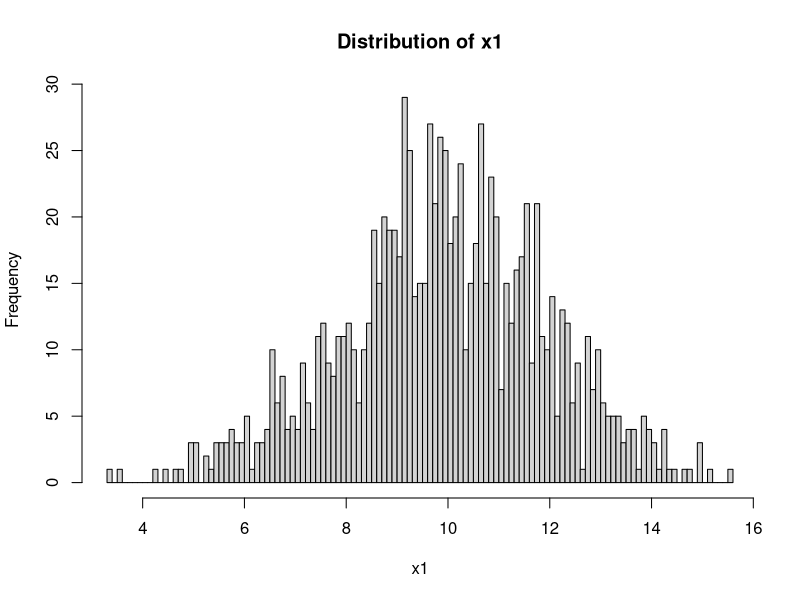
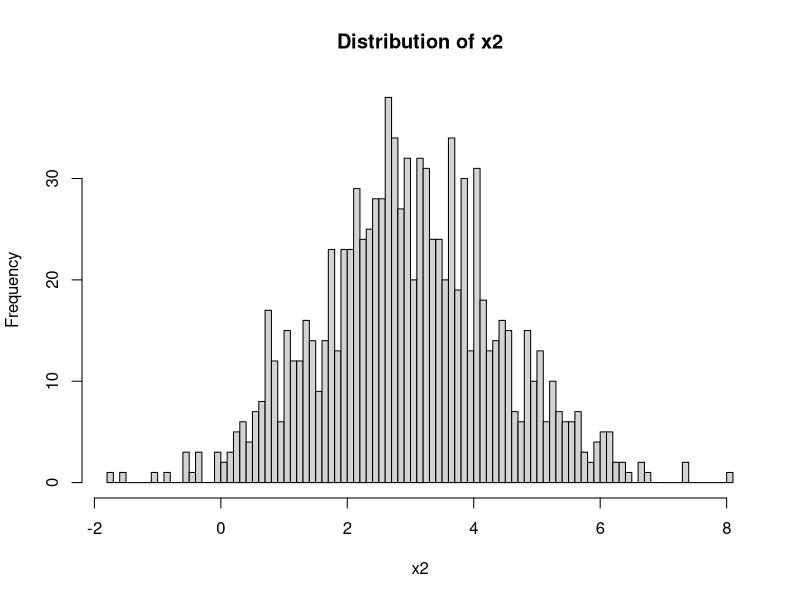
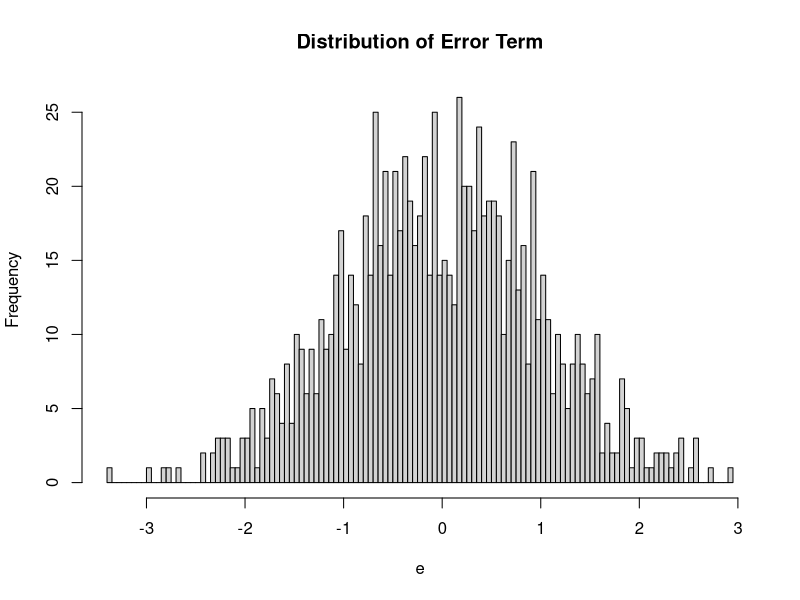
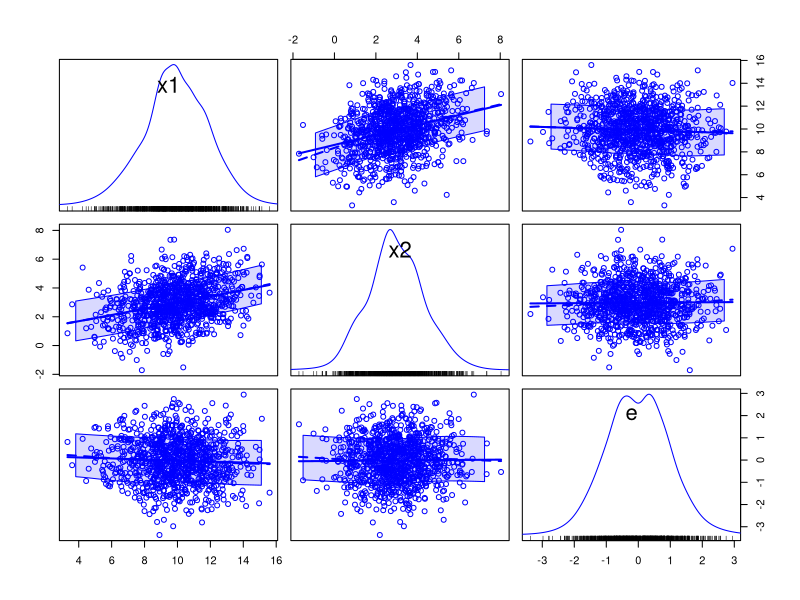
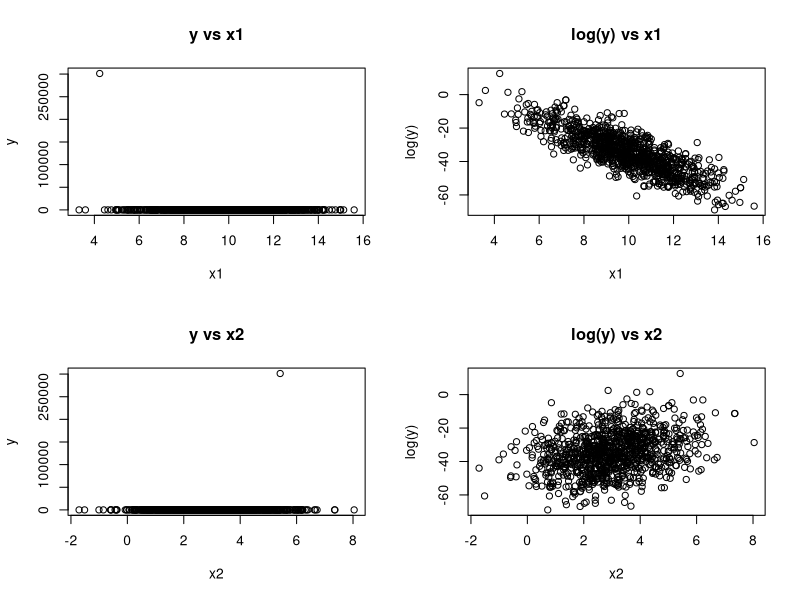
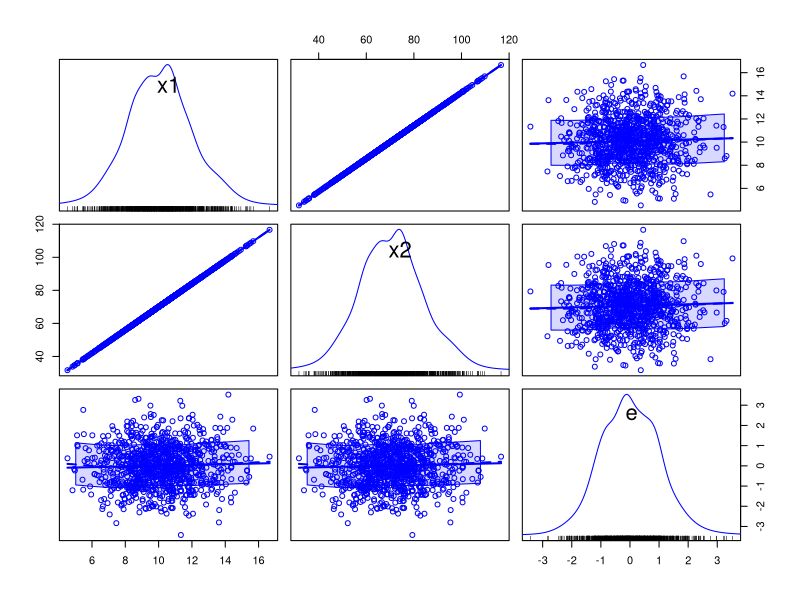
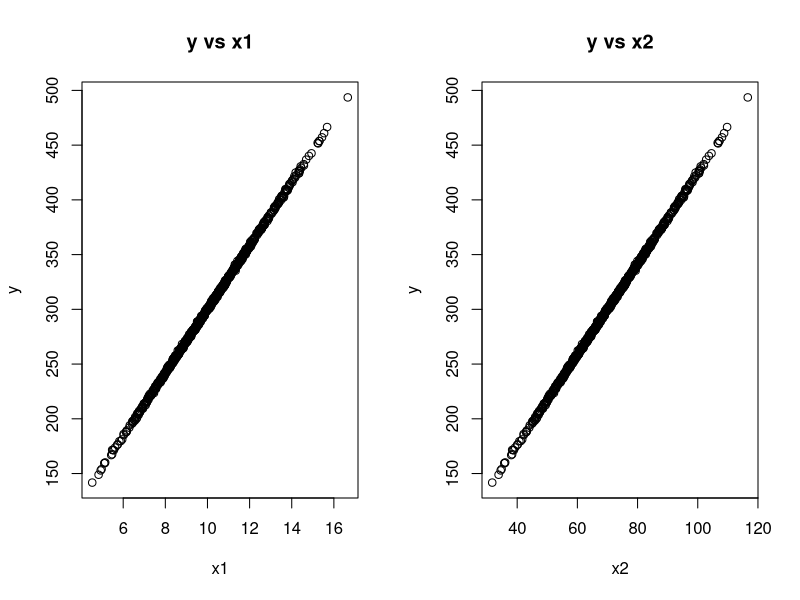
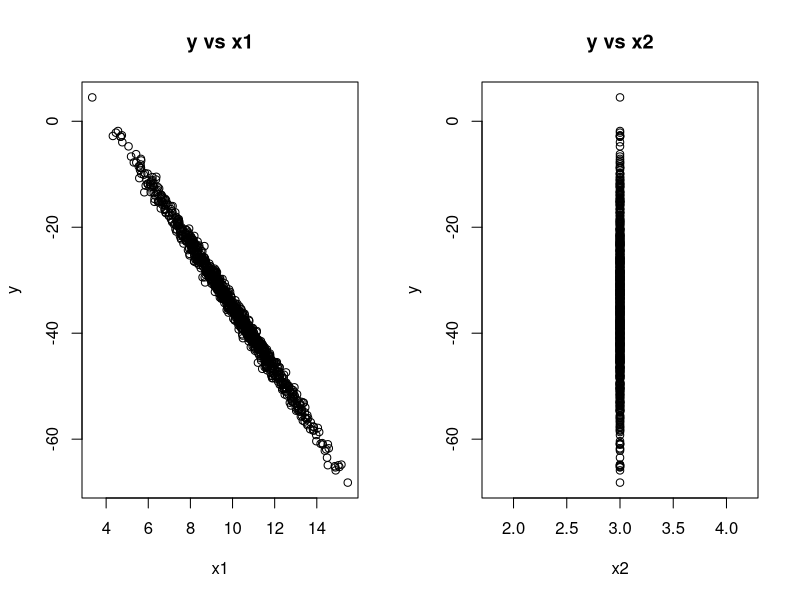

The R script that drew these images, in order:
## ---- chunk 1
knitr::opts_chunk$set(echo = TRUE)
## ---- chunk 2
# Set working directory (adjust path as needed)
# setwd("C:/Users/gilbe/Dropbox/Econometrics/TimeSeriesCourse") 

# Load required packages
library(MASS)
library(car)
## ---- chunk 3
# Set seed for reproducibility
set.seed(826)

# Create covariance matrix of x1, x2, and e 
covariance_matrix <- matrix(c(4,1,0,1,2,0,0,0,1), 3, 3)
covariance_matrix       
# Notice: e does not covary with x1 or x2 (assumption 5) 
# Also x1 and x2 can covary, but not perfectly (assumption 2)

# Define mean vector for x1, x2, and e
mean_vector <- c(10, 3, 0)

# Generate multivariate normal data
simulated_data <- mvrnorm(n=1000, mu=mean_vector, Sigma=covariance_matrix)

# Assign column names
colnames(simulated_data) <- c("x1", "x2", "e")

# Convert to data frame for easier manipulation
simulated_data <- as.data.frame(simulated_data)
head(simulated_data)
## ---- chunk 4
# Plot histograms of each variable
hist(simulated_data$x1, breaks = 100, main="Distribution of x1", 
     xlab="x1", ylab="Frequency")
hist(simulated_data$x2, breaks = 100, main="Distribution of x2",
     xlab="x2", ylab="Frequency")
hist(simulated_data$e, breaks = 100, main="Distribution of Error Term",
     xlab="e", ylab="Frequency")

# Calculate and display correlation and covariance matrices
cov(simulated_data)
cor(simulated_data)

# Create scatterplot matrix to visualize relationships
scatterplotMatrix(simulated_data)
## ---- chunk 5
# Generate exponential outcome (non-linear in parameters)
outcome_y <- exp(10 - 6*simulated_data$x1 + 5*simulated_data$x2 + simulated_data$e)
# Note: log(y) is linear in parameters and residual, but y is not

# Plot relationships between predictors and outcome
par(mfrow=c(2,2))
plot(simulated_data$x1, outcome_y, main="y vs x1", xlab="x1", ylab="y")
plot(simulated_data$x1, log(outcome_y), main="log(y) vs x1", xlab="x1", ylab="log(y)")
plot(simulated_data$x2, outcome_y, main="y vs x2", xlab="x2", ylab="y")
plot(simulated_data$x2, log(outcome_y), main="log(y) vs x2", xlab="x2", ylab="log(y)")
par(mfrow=c(1,1))
## ---- chunk 6
# Run linear regression on misspecified model (should be biased)
model_misspecified <- lm(outcome_y ~ x1 + x2, data=simulated_data)
summary(model_misspecified)

# Run correct model with log transformation (should be unbiased)
model_correct <- lm(log(outcome_y) ~ x1 + x2, data=simulated_data)
summary(model_correct)
## ---- chunk 7
# Set seed for reproducibility
set.seed(826)

# Create covariance matrix for x1 and e
covariance_matrix <- matrix(c(4,0,0,1), 2, 2)
covariance_matrix
# Notice e does not covary with x1 (assumption 5)

# Define mean vector
mean_vector <- c(10, 0)

# Generate data
simulated_data <- mvrnorm(n=1000, mu=mean_vector, Sigma=covariance_matrix)

# Create x2 as a perfect multiple of x1 (violates assumption 2)
x2_values <- 7 * simulated_data[,1]
simulated_data <- as.data.frame(cbind(simulated_data[,1], x2_values, simulated_data[,2]))

# Assign column names
colnames(simulated_data) <- c("x1", "x2", "e")
head(simulated_data)
## ---- chunk 8
# Calculate and display correlation and covariance matrices
cov(simulated_data)
cor(simulated_data)

# Create scatterplot matrix
scatterplotMatrix(simulated_data)
## ---- chunk 9
# Generate linear outcome
outcome_y <- 10 - 6*simulated_data$x1 + 5*simulated_data$x2 + simulated_data$e
# Note: y is linear in parameters (satisfies assumption 1)

# Plot relationships
par(mfrow=c(1,2))
plot(simulated_data$x1, outcome_y, main="y vs x1", xlab="x1", ylab="y")
plot(simulated_data$x2, outcome_y, main="y vs x2", xlab="x2", ylab="y")
par(mfrow=c(1,1))
## ---- chunk 10
# Run linear regression (perfect multicollinearity issue)
model_multicollinear <- lm(outcome_y ~ x1 + x2, data=simulated_data)
summary(model_multicollinear)
# Note: Intercept is 10 and coefficient is 29 = -6 + 5*7
# Some stats packages may not produce output due to perfect collinearity

# Intercept-only model (works because intercept can be constant)
mean(outcome_y)
summary(lm(outcome_y ~ 1))
## ---- chunk 11
# Set seed for reproducibility
set.seed(826)

# Covariance matrix with x2 having zero variance (constant)
covariance_matrix <- matrix(c(4,0,0,0,0,0,0,0,1), 3, 3)
covariance_matrix
# Notice e does not covary with x1 or x2 (assumption 5)
# But x2 has no variance (violates assumption 2)

# Define mean vector
mean_vector <- c(10, 3, 0)

# Generate data
simulated_data <- mvrnorm(n=1000, mu=mean_vector, Sigma=covariance_matrix)

# Assign column names
colnames(simulated_data) <- c("x1", "x2", "e")
simulated_data <- as.data.frame(simulated_data)
head(simulated_data)

# Exploratory analysis
cov(simulated_data)
cor(simulated_data)
#scatterplotMatrix(simulated_data)

# Generate outcome variable
outcome_y <- 10 - 6*simulated_data$x1 + 5*simulated_data$x2 + simulated_data$e
par(mfrow=c(1,2))
plot(simulated_data$x1, outcome_y, main="y vs x1", xlab="x1", ylab="y")
plot(simulated_data$x2, outcome_y, main="y vs x2", xlab="x2", ylab="y")
par(mfrow=c(1,1))

# Run regression
model_constant <- lm(outcome_y ~ x1 + x2, data=simulated_data)
summary(model_constant)
# Note: Intercept is 25 = 10 + 5*3 and coefficient is -6
## ---- chunk 12
# Set seed for reproducibility
set.seed(826)

# Covariance matrix for x1 and x2
covariance_matrix <- matrix(c(4,1,1,2), 2, 2)
covariance_matrix

# Define mean vector
mean_vector <- c(10, 3)

# Generate data for predictors
predictors <- mvrnorm(n=1000, mu=mean_vector, Sigma=covariance_matrix)

# Generate homoskedastic residuals (constant variance)
homoskedastic_errors <- rnorm(n=1000, mean=0, sd=1)

# Generate heteroskedastic residuals (variance depends on x1 and x2)
variance_function <- (homoskedastic_errors^2) * (predictors[,1]^2 + predictors[,2]^2)
heteroskedastic_errors <- rnorm(n=1000, mean=0, sd=sqrt(variance_function))

# Create data frames
homoskedastic_data <- as.data.frame(cbind(predictors, homoskedastic_errors))
colnames(homoskedastic_data) <- c("x1", "x2", "e1")

heteroskedastic_data <- as.data.frame(cbind(predictors, heteroskedastic_errors))
colnames(heteroskedastic_data) <- c("x1", "x2", "e2")
## ---- chunk 13
# Create scatterplot matrices to visualize relationships
scatterplotMatrix(homoskedastic_data)
scatterplotMatrix(heteroskedastic_data)
## ---- chunk 14
# Generate outcome variables
outcome_y1 <- 10 - 6*homoskedastic_data$x1 + 5*homoskedastic_data$x2 + homoskedastic_data$e1
outcome_y2 <- 10 - 6*heteroskedastic_data$x1 + 5*heteroskedastic_data$x2 + heteroskedastic_data$e2

# Plot relationships
par(mfrow=c(1,2))
plot(homoskedastic_data$x1, outcome_y1, main="y1 (Homoskedastic) vs x1", 
     xlab="x1", ylab="y1")
plot(heteroskedastic_data$x1, outcome_y2, main="y2 (Heteroskedastic) vs x1", 
     xlab="x1", ylab="y2")
par(mfrow=c(1,1))
## ---- chunk 15
# Run linear regression on homoskedastic data
model_homoskedastic <- lm(outcome_y1 ~ x1 + x2, data=homoskedastic_data)
summary(model_homoskedastic)

# Run linear regression on heteroskedastic data
model_heteroskedastic <- lm(outcome_y2 ~ x1 + x2, data=heteroskedastic_data)
summary(model_heteroskedastic)
# Note the differences in standard errors and R-squared
## ---- chunk 16
# Set seed for reproducibility
set.seed(826)

# Covariance matrix for x1 and x2
covariance_matrix <- matrix(c(4,1,1,2), 2, 2)
covariance_matrix

# Define mean vector
mean_vector <- c(10, 3)

# Generate data for predictors
predictors <- mvrnorm(n=1000, mu=mean_vector, Sigma=covariance_matrix)

# Generate independent residuals
independent_errors <- rnorm(n=1000, mean=0, sd=1)

# Generate serially correlated residuals (AR(1) process)
correlated_errors <- arima.sim(model=list(ar=c(0.8)), n=1000, sd=1)

# Create data frames
independent_data <- as.data.frame(cbind(predictors, independent_errors))
colnames(independent_data) <- c("x1", "x2", "e1")

correlated_data <- as.data.frame(cbind(predictors, correlated_errors))
colnames(correlated_data) <- c("x1", "x2", "e2")
## ---- chunk 17
# Create scatterplot matrices
scatterplotMatrix(independent_data)
scatterplotMatrix(correlated_data)
## ---- chunk 18
# Generate outcome variables
outcome_y1 <- 10 - 6*independent_data$x1 + 5*independent_data$x2 + independent_data$e1
outcome_y2 <- 10 - 6*correlated_data$x1 + 5*correlated_data$x2 + correlated_data$e2

# Plot relationships
par(mfrow=c(1,2))
plot(independent_data$x1, outcome_y1, main="y1 (Independent Errors) vs x1", 
     xlab="x1", ylab="y1")
plot(correlated_data$x1, outcome_y2, main="y2 (Correlated Errors) vs x1", 
     xlab="x1", ylab="y2")
par(mfrow=c(1,1))
## ---- chunk 19
# Run linear regression on data with independent errors
model_independent <- lm(outcome_y1 ~ x1 + x2, data=independent_data)
summary(model_independent)

# Run linear regression on data with serially correlated errors
model_correlated <- lm(outcome_y2 ~ x1 + x2, data=correlated_data)
summary(model_correlated)
# Note the differences in standard errors and R-squared
## ---- chunk 20
# Set seed for reproducibility
set.seed(826)

# Create a random positive definite covariance matrix
n <- 3
random_matrix <- matrix(runif(n^2)*2-1, ncol=n) 
covariance_matrix <- t(random_matrix) %*% random_matrix
covariance_matrix
# Note: Error term (e1) covaries with x1 and x2

# Define mean vector
mean_vector <- c(10, 3, 0)

# Generate data
endogenous_data <- mvrnorm(n=1000, mu=mean_vector, Sigma=covariance_matrix)

# Assign column names
colnames(endogenous_data) <- c("x1", "x2", "e1")
endogenous_data <- as.data.frame(endogenous_data)
head(endogenous_data)
## ---- chunk 21
# Plot histograms
hist(endogenous_data$x1, breaks = 100, main="Distribution of x1", 
     xlab="x1", ylab="Frequency")
hist(endogenous_data$x2, breaks = 100, main="Distribution of x2",
     xlab="x2", ylab="Frequency")
hist(endogenous_data$e1, breaks = 100, main="Distribution of Error Term",
     xlab="e1", ylab="Frequency")

# Calculate and display correlation and covariance matrices
cov(endogenous_data)
cor(endogenous_data)

# Create scatterplot matrix
scatterplotMatrix(endogenous_data)
## ---- chunk 22
# Generate outcome variable
outcome_y1 <- 10 - 6*endogenous_data$x1 + 5*endogenous_data$x2 + endogenous_data$e1

# Plot relationships
par(mfrow=c(1,2))
plot(endogenous_data$x1, outcome_y1, main="y vs x1", xlab="x1", ylab="y")
plot(endogenous_data$x2, outcome_y1, main="y vs x2", xlab="x2", ylab="y")
par(mfrow=c(1,1))
## ---- chunk 23
# Run linear regression with endogenous variables
model_endogenous <- lm(outcome_y1 ~ x1 + x2, data=endogenous_data)
summary(model_endogenous)
# Note: Coefficients are biased (different from true values -6 and 5)
## ---- chunk 24
# Set seed for reproducibility
set.seed(826)

# Covariance matrix
covariance_matrix <- matrix(c(4,1,0,1,2,0,0,0,1), 3, 3)
covariance_matrix
# Note: e does not covary with x1 or x2 (satisfies assumption 5)

# Define mean vector
mean_vector <- c(10, 3, 0)

# Generate data
complete_data <- mvrnorm(n=1000, mu=mean_vector, Sigma=covariance_matrix)

# Assign column names
colnames(complete_data) <- c("x1", "x2", "e")
complete_data <- as.data.frame(complete_data)

# Generate outcome variable
outcome_y2 <- 10 - 6*complete_data$x1 + 5*complete_data$x2 + complete_data$e

# Run correct model with both variables
model_complete <- lm(outcome_y2 ~ x1 + x2, data=complete_data)
summary(model_complete)

# Run model with omitted variable x1
model_omit_x1 <- lm(outcome_y2 ~ x2, data=complete_data)
summary(model_omit_x1)

# Run model with omitted variable x2
model_omit_x2 <- lm(outcome_y2 ~ x1, data=complete_data)
summary(model_omit_x2)
# Note: Coefficients are biased due to omitted variable bias
## ---- chunk 25
# Set seed for reproducibility
set.seed(826)

# Generate an autocorrelated error term (AR(1) process)
ar_errors <- arima.sim(model=list(ar=c(0.8)), n=999, sd=1)

# Generate an autocorrelated outcome variable
ar_outcome <- numeric(1000)
ar_outcome[1] <- rnorm(n=1, mean=10, sd=1)  # Initial value

for(i in 2:1000) {
  ar_outcome[i] <- 10 + 0.4*ar_outcome[i-1] + ar_errors[i-1]
}

# Estimate AR(1) model
arima_model <- arima(ar_outcome, order=c(1,0,0))
arima_model
